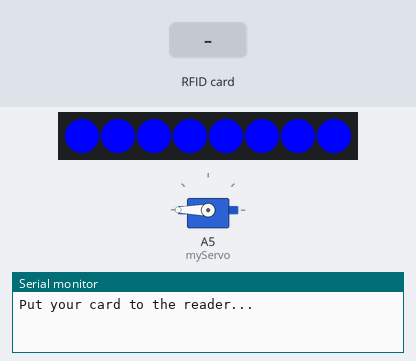
Recording of a sketch running on a simulated Arduino Uno, built with avr-gcc and run on an emulated ATmega328P. Parts: 8 RGB LEDs in strip order, left to right, servo, the last lines printed to the serial monitor. The inputs (shaded band) are chosen by the test bench.

Above: at 1.2 s.
1.3 s: RFID card 13 DF 91 A9 held to the reader
At 3.1 s:
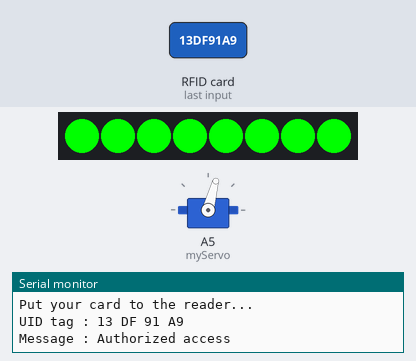
Timing chart, 0 to 13.1 s (numbered marks = the images above; inputs shaded):
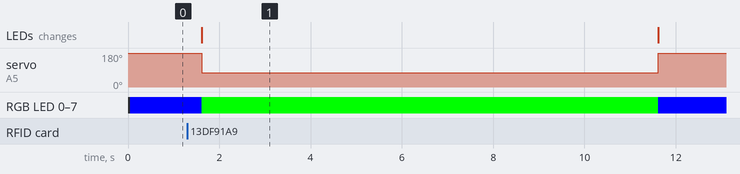

The sketch:

RSN.ino
```cpp
#include <SPI.h>
#include <MFRC522.h>
#include <Servo.h>
#include <Adafruit_NeoPixel.h>
#define PIN 6
#define NUMPIXELS 8
Adafruit_NeoPixel pixels(NUMPIXELS, PIN, NEO_GRB + NEO_KHZ800);
#define SS_PIN 10 //MOSI of RFID
#define RST_PIN 9 //RST of RFID
MFRC522 mfrc522(SS_PIN, RST_PIN);   // Create MFRC522 instance.
Servo myServo; //define servo name

void setup()
{
  Serial.begin(9600);   // Initiate a serial communication
  SPI.begin();      // Initiate  SPI bus
  pixels.begin();
  // Set all pixels to off
  pixels.show();
  setSingleColor(0, 0, 255);  // Blue
  mfrc522.PCD_Init();   // Initiate MFRC522
  myServo.attach(A5); //servo pin
  myServo.write(180); //servo start position
  Serial.println("Put your card to the reader...");
  Serial.println();

}
void loop()
{
  // Look for new cards
  if ( ! mfrc522.PICC_IsNewCardPresent())
  {
    return;
  }
  // Select one of the cards
  if ( ! mfrc522.PICC_ReadCardSerial())
  {
    return;
  }
  //Show UID on serial monitor
  Serial.print("UID tag :");
  String content= "";
  byte letter;
  for (byte i = 0; i < mfrc522.uid.size; i++)
  {
     Serial.print(mfrc522.uid.uidByte[i] < 0x10 ? " 0" : " ");
     Serial.print(mfrc522.uid.uidByte[i], HEX);
     content.concat(String(mfrc522.uid.uidByte[i] < 0x10 ? " 0" : " "));
     content.concat(String(mfrc522.uid.uidByte[i], HEX));
  }
  Serial.println();
  Serial.print("Message : ");
  content.toUpperCase();
  if (content.substring(1) == "13 DF 91 A9") //change here the UID of the card/cards that you want to give access
  {
    Serial.println("Authorized access");
    Serial.println();
    delay(300);
    setSingleColor(0, 255, 0);  // Green
    myServo.write(75);
    delay(10000);
    myServo.write(180);
    setSingleColor(0, 0, 255);  // Blue
  }

 else   {
    Serial.println(" Access denied");
    setSingleColor(255, 0, 0);  // Red
    delay(1000);
    setSingleColor(0, 0, 255);  // Blue

  }
}
void setSingleColor(uint8_t r, uint8_t g, uint8_t b) {
  for (int i = 0; i < NUMPIXELS; i++) {
    pixels.setPixelColor(i, pixels.Color(r, g, b));
  }
  pixels.show();  // Update the strip to show the color
}
```

Measured:
- after the input at 1.3 s, servo on A5 (myServo): 180° → 75° after 0.31 s, → 180° 10.0 s later; RGB LED 0–7: RGB(0, 0, 255) → RGB(0, 255, 0) after 0.31 s, → RGB(0, 0, 255) 10.0 s later; the LEDs: change after 0.31 s (image 1)
